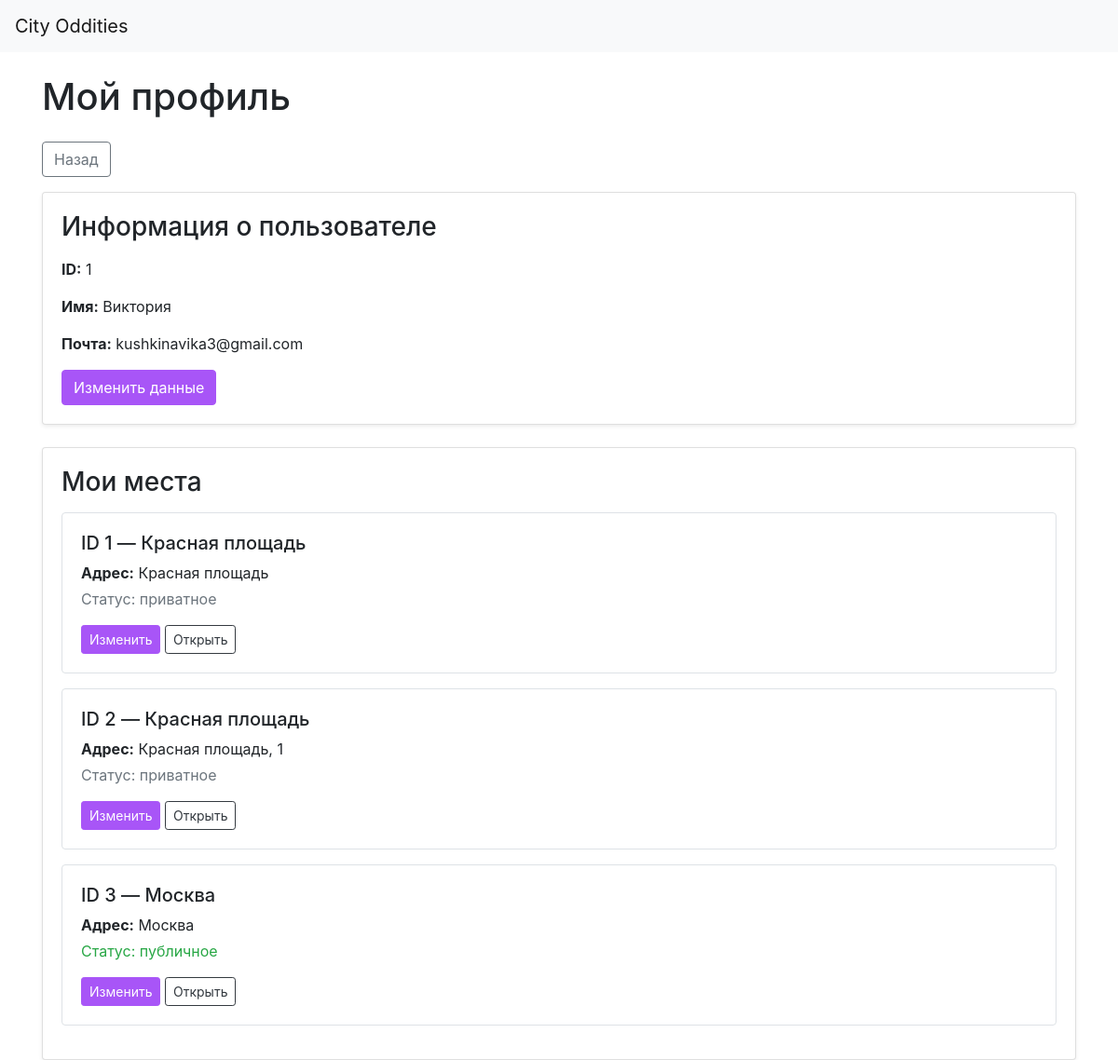
The app's page /profile (signed in), older data.
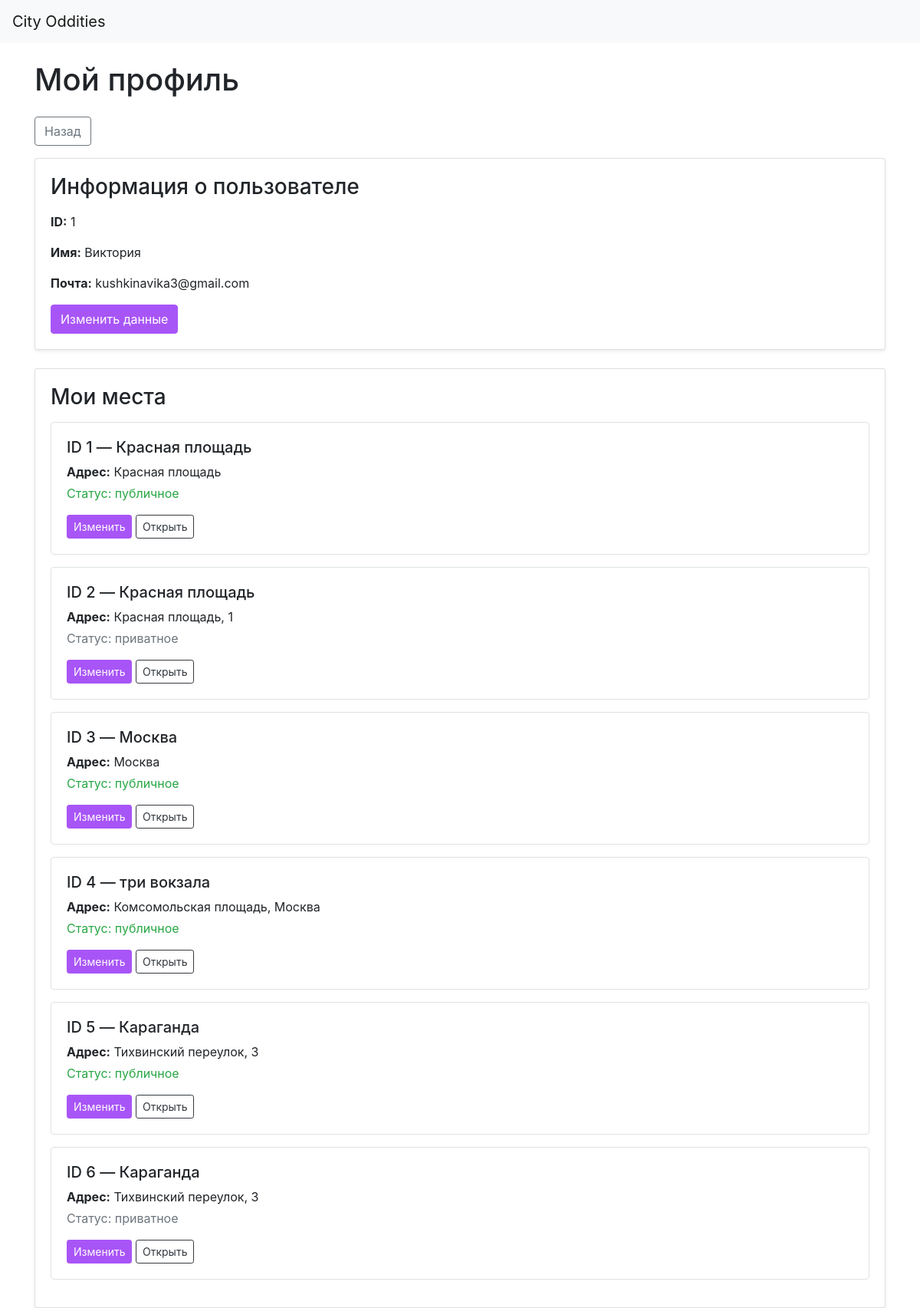
The same page, newer data.
### data/user.py (models this page shows)
class User(UserMixin, SqlAlchemyBase):
    __tablename__ = 'user'
    id = Column(sqlalchemy.Integer, primary_key=True)
    username = Column(sqlalchemy.String, unique=True)
    email = Column(sqlalchemy.String, unique=True)
    password = Column(sqlalchemy.String)
    places = orm.relationship('Place', back_populates='user')

### data/places.py (models this page shows)
class Place(SqlAlchemyBase):
    __tablename__ = 'places'
    id = sqlalchemy.Column(sqlalchemy.Integer, primary_key=True)
    name = sqlalchemy.Column(sqlalchemy.String, nullable=False)
    description = sqlalchemy.Column(sqlalchemy.Text, nullable=False)
    user_id = sqlalchemy.Column(sqlalchemy.Integer, sqlalchemy.ForeignKey('user.id'), nullable=False)
    address = sqlalchemy.Column(sqlalchemy.String, nullable=False)
    latitude = sqlalchemy.Column(sqlalchemy.Float, nullable=False)
    longitude = sqlalchemy.Column(sqlalchemy.Float, nullable=False)
    image_filename = sqlalchemy.Column(sqlalchemy.String, nullable=True)
    is_private = sqlalchemy.Column(sqlalchemy.Boolean, default=True, nullable=True)
    created_at = sqlalchemy.Column(sqlalchemy.DateTime, default=datetime.datetime.utcnow)
    user = orm.relationship('User', back_populates='places')

### blueprints/profile.py (the view)
@profile_blueprint.route('/profile')
@login_required
def profile():
    db_sess = db_session.create_session()
    try:
        places = db_sess.query(Place).filter(Place.user_id == current_user.id).all()
        return render_template(
            'profile.html',
            title='Профиль',
            places=places
        )
    finally:
        db_sess.close()

### app.py (called while the page is built)
@login_manager.user_loader
def load_user(user_id):
    db_sess = db_session.create_session()
    return db_sess.get(User, int(user_id))

### data/db_session.py (called while the page is built)
def create_session() -> Session:
    global __factory
    return __factory()

### templates/profile.html
{% extends "base.html" %}
{% block content %}
<h1 class="mt-4 mb-4">Мой профиль</h1>
<div class="mb-3">
    <a href="/" class="btn btn-outline-secondary">Назад</a>
</div>
<div class="card shadow-sm mb-4">
    <div class="card-body">
        <h3 class="mb-3">Информация о пользователе</h3>
        <p><b>ID:</b> {{ current_user.id }}</p>
        <p><b>Имя:</b> {{ current_user.username }}</p>
        <p><b>Почта:</b> {{ current_user.email }}</p>
        <a href="/profile_edit" class="btn btn-purple">Изменить данные</a>
    </div>
</div>
<div class="card shadow-sm">
    <div class="card-body">
        <h3 class="mb-3">Мои места</h3>
        {% if places %}
            {% for place in places %}
                <div class="card mb-3 border">
                    <div class="card-body">
                        <h5>ID {{ place.id }} — {{ place.name }}</h5>
                        <p class="mb-1"><b>Адрес:</b> {{ place.address }}</p>
                        {% if place.is_private %}
                            <p class="text-muted">Статус: приватное</p>
                        {% else %}
                            <p class="text-success">Статус: публичное</p>
                        {% endif %}
                        <a href="/edit_place/{{ place.id }}" class="btn btn-purple btn-sm">Изменить</a>
                        <a href="/places/{{ place.id }}" class="btn btn-outline-dark btn-sm">Открыть</a>
                    </div>
                </div>
            {% endfor %}
        {% else %}
            <p>У вас пока нет добавленных мест.</p>
        {% endif %}
    </div>
</div>
{% endblock %}

### templates/base.html (shortened to what this page needs)
<!DOCTYPE html>
<html lang="ru">
<head>
    <link rel="stylesheet"
          href="https://stackpath.bootstrapcdn.com/bootstrap/4.4.1/css/bootstrap.min.css"
>
</head>
<body>
<header>
    <nav class="navbar navbar-light bg-light">
        <a class="navbar-brand" href="#">City Oddities</a>
    </nav>
</header>
<main role="main" class="container">
    {% block content %}{% endblock %}
</main>
</body>
</html>

### templates/base.html (style rules this page uses)
.btn-purple { background-color: #a855f7; border-color: #a855f7; color: white; }

Row changes from the older to the newer data that the page shows:
changed Place id 1: is_private "Статус: приватное" → "Статус: публичное"
added Place: id "4", name "три вокзала", address "Комсомольская площадь, Москва", is_private "Статус: публичное"
added Place: id "5", name "Караганда", address "Тихвинский переулок, 3", is_private "Статус: публичное"
added Place: id "6", name "Караганда", address "Тихвинский переулок, 3", is_private "Статус: приватное"
